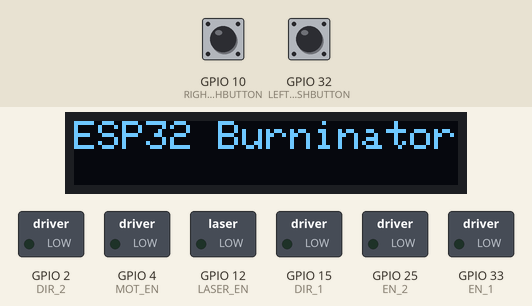
Simulated run of this sketch. Board: ESP32. Parts: 96×16 one-colour display, switched loads named in the sketch (green lamp = pin HIGH). The test bench sets the inputs (shaded band); at power-on: GPIO 10 (RIGHT_PUSHBUTTON) LOW, GPIO 32 (LEFT_PUSHBUTTON) LOW. The display library's start-up logo is not drawn; pins used as bus, display or sensor lines are not drawn.

Above: at 0.6 s.
At 5.0 s:
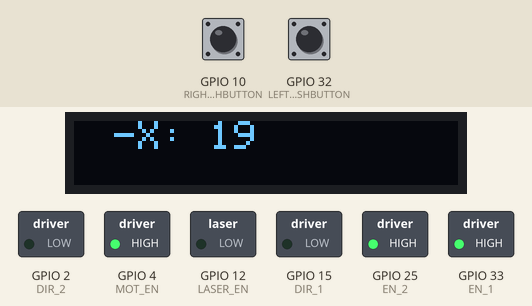
At 7.4 s:
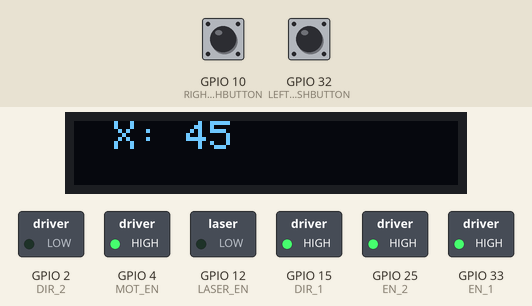
At 10.7 s:
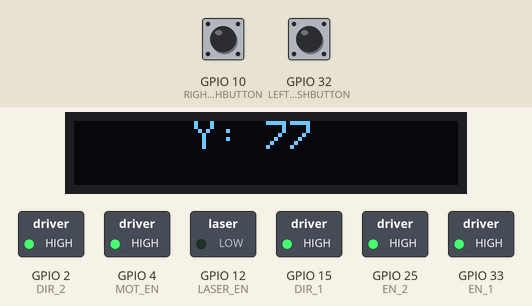
At 14.4 s:
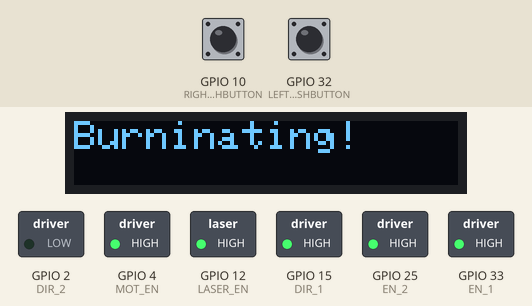
At 24.8 s:
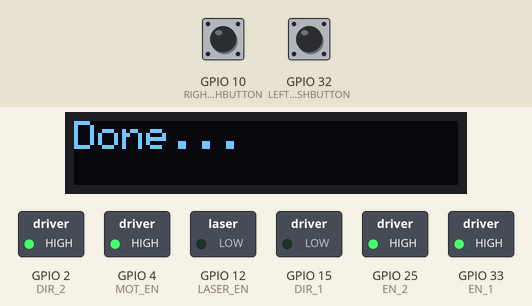
Timing chart, 0 to 26.3 s (numbered marks = the images above):
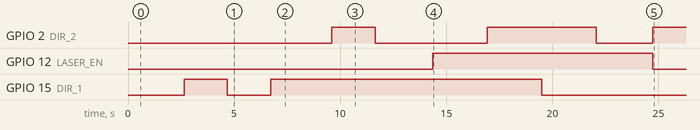

Measured:
- what the display in image 0 shows lasts 2.3 s, from 0.5 s to 2.8 s
- what the display in image 4 shows lasts 7.8 s, from 14.4 s to 22.2 s

The sketch:

Motor_Test.ino
```cpp
//ESP32 Dev Board

#include <Wire.h>
#include <Adafruit_GFX.h>
#include <Adafruit_SSD1306.h>

#define MOT_EN 4    //Enable Power to Top motor power supply
#define LASER_EN 12 //Enable Power to laser
#define RIGHT_PUSHBUTTON 10
#define LEFT_PUSHBUTTON 32

int RIGHT_BUTTON = 0;  //Right PushButton
int LEFT_BUTTON = 0;   //Left PushButton

int i=0;

int TOP_LIMIT = 0;
int BOTTOM_LIMIT = 0;

Adafruit_SSD1306 display(96, 16, &Wire, 22);

//Top Motor
#define EN_1 33           //Motor Enable
#define STCK_1 26         //Motor Clock
#define DIR_1 15          //Motor Direction
#define LIMIT_SWITCH_1 34 //Top Limit Switch

//Bottom Motor
#define EN_2 25           //Motor Enable
#define STCK_2 27         //Motor Clock
#define DIR_2 2           //Motor Direction
#define LIMIT_SWITCH_2 35 //Bottom Limit Switch


void setup()
{
 Serial.begin(9600);
 Wire.begin(13, 14);
 display.setRotation(2);
 display.begin(SSD1306_SWITCHCAPVCC, 0x3C);

 display.display();
 delay(500);
 display.clearDisplay();
 display.setTextSize(1);             // Normal 1:1 pixel scale
 display.setTextColor(WHITE);        // Draw white text
 display.setCursor(0,0);             // Start at top-left corner
 display.println(F("ESP32 Burninator"));
 display.display();
 delay(2000);

 pinMode(RIGHT_PUSHBUTTON, INPUT);
 pinMode(LEFT_PUSHBUTTON, INPUT);

 pinMode(LIMIT_SWITCH_2, INPUT); //Bottom
 pinMode(LIMIT_SWITCH_1, INPUT); //Top

 pinMode(MOT_EN,     OUTPUT);
 pinMode(LASER_EN,   OUTPUT);
 pinMode(EN_1,       OUTPUT);
 pinMode(EN_2,       OUTPUT);
 pinMode(STCK_1,     OUTPUT);
 pinMode(STCK_2,     OUTPUT);
 pinMode(DIR_1,      OUTPUT);
 pinMode(DIR_2,      OUTPUT);

 digitalWrite(MOT_EN, HIGH); //Power up Motors
 delay(100);

 digitalWrite(EN_1, HIGH); //Enable Motor
 digitalWrite(EN_2, HIGH); //Enable Motor

  Go_To_Center();
  Burn_Square();

}


void loop()
{
 digitalWrite(EN_1, HIGH); //Enable Motor
 digitalWrite(EN_2, HIGH); //Enable Motor

 RIGHT_BUTTON = digitalRead(RIGHT_PUSHBUTTON); //read the right button
 LEFT_BUTTON = digitalRead(LEFT_PUSHBUTTON);   //read the left button

 digitalWrite(LASER_EN, LOW); //Power off Laser
}

void Move_Top_Motor_Right()
{
 digitalWrite(DIR_1, HIGH); //Direction: LOW=Left, HIGH=Right

 for (int i=0; i <= 10; i++)  //Move left
  {
   digitalWrite(STCK_1, HIGH);
   delay(1);
   digitalWrite(STCK_1, LOW);
   delay(1);
  }
}

void Move_Top_Motor_Left()
{
 digitalWrite(DIR_1, LOW); //Direction: LOW=Left, HIGH=Right

 for (int i=0; i <= 10; i++)  //Move left
  {
   digitalWrite(STCK_1, HIGH);
   delay(1);
   digitalWrite(STCK_1, LOW);
   delay(1);
  }
}

void Move_Bottom_Motor_Out()
{
 digitalWrite(EN_2, HIGH);  //Enable Bottom Motor
 digitalWrite(DIR_2, HIGH); //Direction: LOW=Out, HIGH=In

 for (int i=0; i <= 10; i++)  //Move left
  {
   digitalWrite(STCK_2, HIGH);
   delay(1);
   digitalWrite(STCK_2, LOW);
   delay(1);
  }
}

void Move_Bottom_Motor_In()
{
 digitalWrite(EN_2, HIGH);  //Enable Bottom Motor
 digitalWrite(DIR_2, LOW); //Direction: LOW=Out, HIGH=In

 for (int i=0; i <= 10; i++)  //Move left
  {
   digitalWrite(STCK_2, HIGH);
   delay(1);
   digitalWrite(STCK_2, LOW);
   delay(1);
  }
}


void Go_To_Center()
{
 for (int j=0; j<=150; j++)
 {
  Move_Top_Motor_Right();
  j=j+1;
  display.clearDisplay();
  display.setCursor(10,0);
  display.print("X: ");
  display.print(j);
  display.display();
 }

 for (int j=0; j<=150; j++)
 {
  Move_Top_Motor_Left();
  j=j+1;
  display.clearDisplay();
  display.setCursor(10,0);
  display.print("-X: ");
  display.print(j);
  display.display();
 }

 for (int j=0; j<=60; j++)
 {
  Move_Top_Motor_Right();
  j=j+1;
  display.clearDisplay();
  display.setCursor(10,0);
  display.print("X: ");
  display.print(j);
  display.display();
 }

 for (int k=0; k<=150; k++)
 {
  Move_Bottom_Motor_In();
  k=k+1;
  display.clearDisplay();
  display.setCursor(30,0);
  display.print("-Y: ");
  display.print(k);
  display.display();
 }

 for (int k=0; k<=150; k++)
 {
  Move_Bottom_Motor_Out();
  k=k+1;
  display.clearDisplay();
  display.setCursor(30,0);
  display.print("Y: ");
  display.print(k);
  display.display();
 }

 for (int k=0; k<=200; k++)
 {
  Move_Bottom_Motor_In();
  k=k+1;
  display.clearDisplay();
  display.setCursor(30,0);
  display.print("-Y: ");
  display.print(k);
  display.display();
 }
}

void Burn_Square()
{
 Laser_Enable();
 display.clearDisplay();
 display.setCursor(0,0);
 display.print("Burninating!");
 display.display();

 for (int j=0; j<=20; j++)
 {
  Move_Top_Motor_Right();
  delay(100);
 }

 for (int j=0; j<=20; j++)
 {
  Move_Bottom_Motor_Out();
  delay(100);
 }

 for (int j=0; j<=20; j++)
 {
  Move_Top_Motor_Left();
  delay(100);
 }

 for (int j=0; j<=20; j++)
 {
  Move_Bottom_Motor_In();
  delay(100);

  display.clearDisplay();
  display.setCursor(0,0);
  display.print("Done...");
  display.display();
 }

 digitalWrite(LASER_EN, LOW);

 for (int k=0; k<=150; k++)
 {
  Move_Bottom_Motor_Out();
 }

}

void Laser_Enable()
{
 digitalWrite(LASER_EN, HIGH); //Power up Laser
}
```
